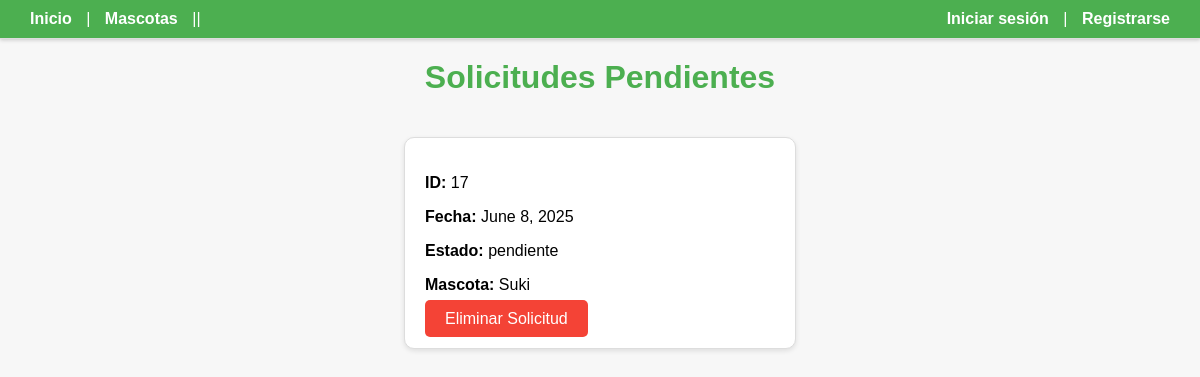
Page /listado_soicitud2/ on the earlier database version.
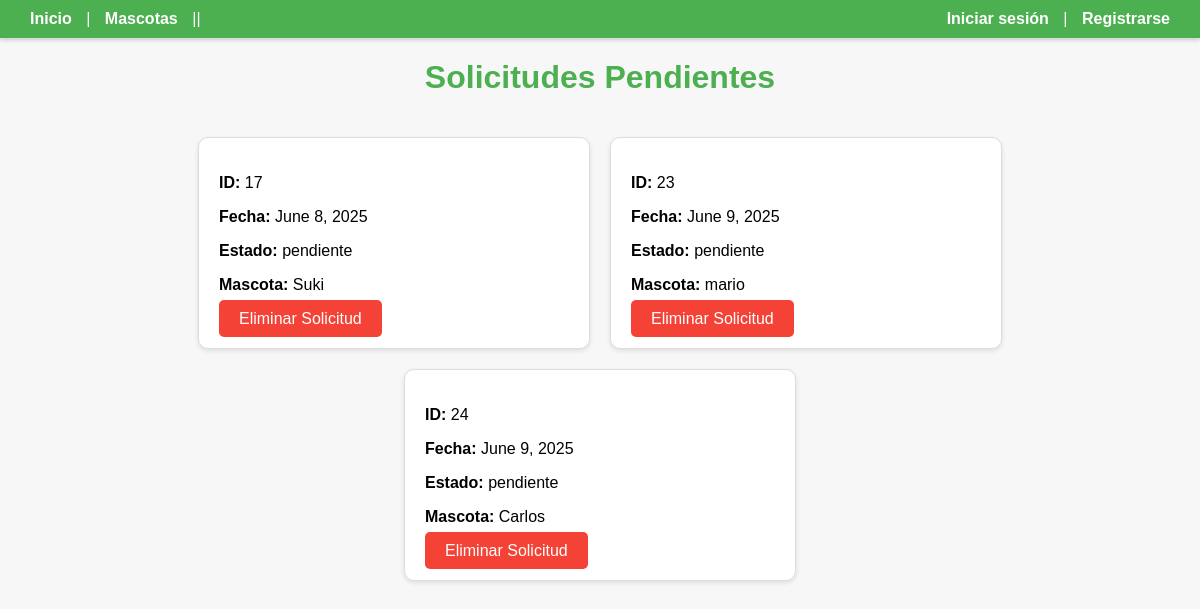
Same page on the later database version.
### solicitud/models.py (models this page shows, shortened)
class Solicitud(models.Model):
    ESTADOS = [
        ('pendiente', 'Pendiente'),
        ('aprobada', 'Aprobada'),
        ('rechazada', 'Rechazada'),
    ]
    id = models.AutoField(primary_key=True)
    fecha = models.DateField(auto_now_add=True)
    estado = models.CharField(max_length=20, choices=ESTADOS, default='pendiente')
    usuario = models.ForeignKey(Perfil1, on_delete=models.CASCADE, related_name='solicitudes')
    mascota = models.ForeignKey(Mascota, on_delete=models.CASCADE, related_name='solicitudes')

### Mascota/models.py (models this page shows, shortened)
class Mascota(models.Model):
    ESTADO_CHOICES = [
        ('adopcion', 'Adopción'),
        ('adoptado', 'Adoptado'),
    ]
    id = models.IntegerField(primary_key=True)
    nombre = models.CharField(max_length=100)
    especie = models.CharField(max_length=50)
    edad = models.CharField(max_length=100)
    estado = models.CharField(max_length=10,
        choices=ESTADO_CHOICES,
        default='adopcion')
    fecha_ingreso = models.DateTimeField(auto_now_add=True)

### solicitud/views.py (the view)
# urls.py: path('listado_soicitud2/', views.listado_solicitud2, name='listado_solicitud2'),
def listado_solicitud2(request):
    solicitudes = Solicitud.objects.all()
    return render(request, 'solicitud/listado_solicitud.html', {'solicitud': solicitudes})

### solicitud/templates/solicitud/listado_solicitud.html (shortened to what this page needs)
{% extends "pagina/base.html" %}
{% block content %}
<h1 style="text-align: center; color: #4CAF50; margin-top: 20px;">Solicitudes Pendientes</h1>
{% if solicitud %}
    <div style="display: flex; flex-wrap: wrap; justify-content: center; gap: 20px; padding: 20px;">
        {% for solicitudes in solicitud %}
            <div style="background: white; border: 1px solid #ddd; border-radius: 10px; padding: 20px; width: 350px; box-shadow: 0 2px 5px rgba(0,0,0,0.1);">
                <p><strong>ID:</strong> {{ solicitudes.id }}</p>
                <p><strong>Fecha:</strong> {{ solicitudes.fecha }}</p>
                <p><strong>Estado:</strong> {{ solicitudes.estado }}</p>
                <p><strong>Mascota:</strong> {{ solicitudes.mascota.nombre }}</p>
                <div style="margin-top: 15px;">
                    {% if solicitudes.id %}
                        {% if user.is_superuser %}
                            <a href="{% url 'eliminar_solicitud2' solicitudes.id %}"
                               onclick="return confirm('¿Estás seguro de eliminar esta solicitud?')"
                               style="padding: 10px 20px; background-color: #F44336; color: white; text-decoration: none; border-radius: 5px;">
                               Eliminar Solicitud
                            </a>
                        {% else %}
                            <a href="{% url 'eliminar_solicitud' solicitudes.id %}"
                               onclick="return confirm('¿Estás seguro de eliminar esta solicitud?')"
                               style="padding: 10px 20px; background-color: #F44336; color: white; text-decoration: none; border-radius: 5px;">
                               Eliminar Solicitud
                            </a>
                        {% endif %}
                    {% endif %}
                </div>
            </div>
        {% endfor %}
    </div>
{% else %}
    <div style="max-width: 500px; margin: 50px auto; padding: 20px; background: #fff3cd; color: #856404; border: 1px solid #ffeeba; border-radius: 10px; text-align: center;">
        No realizaste ninguna solicitud de adopción.
    </div>
{% endif %}
{% endblock %}

Differences in the rows shown:
added Solicitud: id "23", fecha "June 9, 2025", estado "pendiente", mascota.nombre "mario", shows "Eliminar Solicitud"
added Solicitud: id "24", fecha "June 9, 2025", estado "pendiente", mascota.nombre "Carlos", shows "Eliminar Solicitud"
